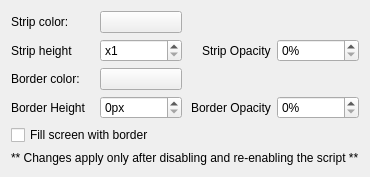
<?xml version="1.0" encoding="UTF-8"?>
<ui version="4.0">
 <class>MouseStripConfig</class>
 <widget class="QWidget" name="MouseStripConfig">
  <property name="geometry">
   <rect>
    <x>0</x>
    <y>0</y>
    <width>355</width>
    <height>177</height>
   </rect>
  </property>
  <layout class="QGridLayout" name="formLayout">
   <item row="0" column="0">
    <widget class="QLabel" name="label">
     <property name="text">
      <string>Strip color:</string>
     </property>
    </widget>
   </item>
   <item row="0" column="1">
    <widget class="KColorButton" name="kcfg_BackgroundColor">
     <property name="flat">
      <bool>false</bool>
     </property>
    </widget>
   </item>
   <item row="1" column="0">
      <widget class="QLabel" name="label">
       <property name="text">
        <string>Strip height</string>
       </property>
      </widget>
     </item>
   <item row="1" column="1">
      <widget class="QSpinBox" name="kcfg_StripHeight">
       <property name="prefix">
        <string>x</string>
       </property>
       <property name="minimum">
        <number>1</number>
       </property>
       <property name="maximum">
        <number>15</number>
       </property>
      </widget>
     </item>
   <item row="1" column="2" alignment="Qt::AlignRight">
      <widget class="QLabel" name="label_2">
       <property name="text">
        <string>Strip Opacity</string>
       </property>
      </widget>
     </item>
   <item row="1" column="3">
      <widget class="QSpinBox" name="kcfg_StripOpacity">
       <property name="suffix">
        <string>%</string>
       </property>
       <property name="minimum">
        <number>0</number>
       </property>
       <property name="maximum">
        <number>50</number>
       </property>
      </widget>
     </item>
   <item row="2" column="0">
    <widget class="QLabel" name="label">
     <property name="text">
      <string>Border color:</string>
     </property>
    </widget>
   </item>
   <item row="2" column="1">
    <widget class="KColorButton" name="kcfg_BorderColor">
     <property name="flat">
      <bool>false</bool>
     </property>
    </widget>
   </item>
   <item row="3" column="0">
      <widget class="QLabel" name="label_3">
       <property name="text">
        <string>Border Height</string>
       </property>
      </widget>
     </item>
   <item row="3" column="1">
      <widget class="QSpinBox" name="kcfg_BorderHeight">
       <property name="suffix">
        <string>px</string>
       </property>
       <property name="minimum">
        <number>0</number>
       </property>
       <property name="maximum">
        <number>100</number>
       </property>
      </widget>
     </item>
   <item row="3" column="2" alignment="Qt::AlignRight">
      <widget class="QLabel" name="label_4">
       <property name="text">
        <string>Border Opacity</string>
       </property>
      </widget>
     </item>
   <item row="3" column="3">
      <widget class="QSpinBox" name="kcfg_BorderOpacity">
       <property name="suffix">
        <string>%</string>
       </property>
       <property name="minimum">
        <number>0</number>
       </property>
       <property name="maximum">
        <number>100</number>
       </property>
      </widget>
     </item>
   <item row="4" column="0" colspan="3">
      <widget class="QCheckBox" name="kcfg_FillBorder">
       <property name="text">
        <string>Fill screen with border</string>
       </property>
      </widget>
    </item>
	<item row="5" column="0" colspan="4" alignment="Qt::AlignCenter">
      <widget class="QLabel" name="label" >
        <property name="text">
         <string>** Changes apply only after disabling and re-enabling the script **</string>
  		</property>
  	  </widget>
    </item>

  </layout>
 </widget>
 <customwidgets>
  <customwidget>
   <class>KColorButton</class>
   <extends>QPushButton</extends>
   <header>kcolorbutton.h</header>
  </customwidget>
 </customwidgets>
 <resources/>
 <connections/>
</ui>
